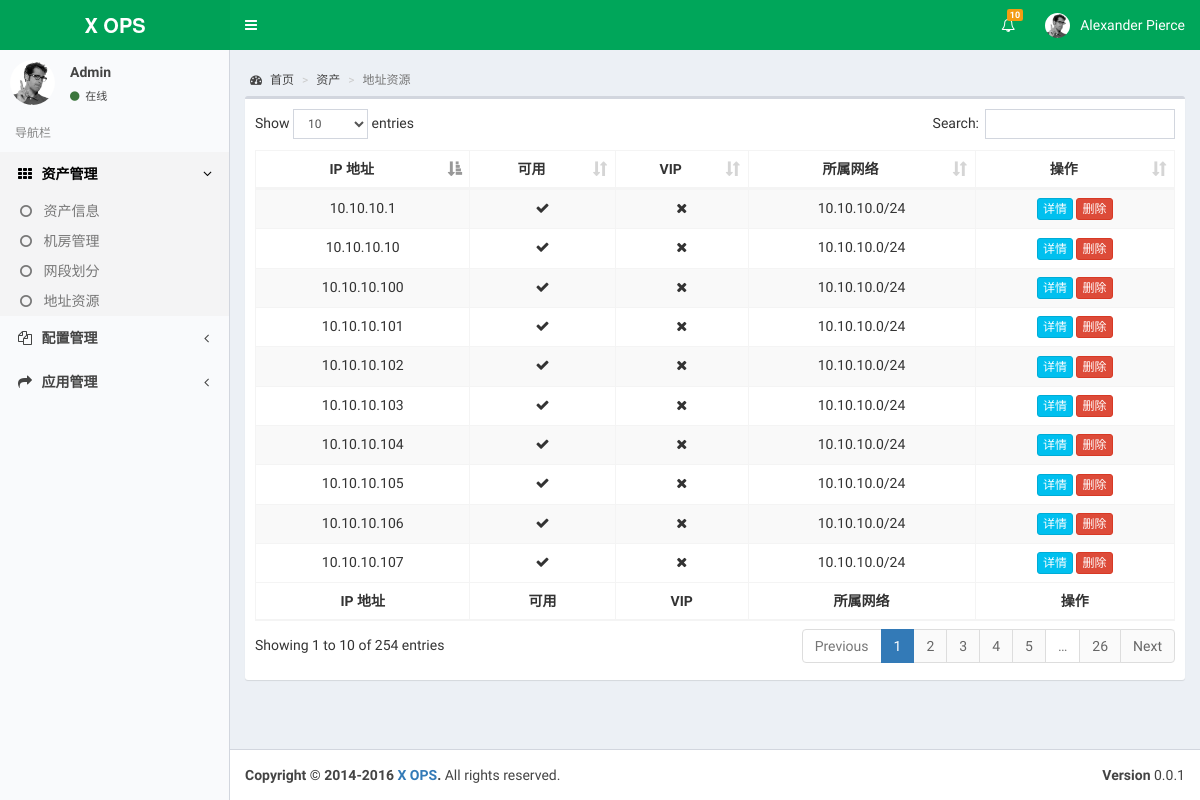
/address, run on an earlier commit of the app's database.
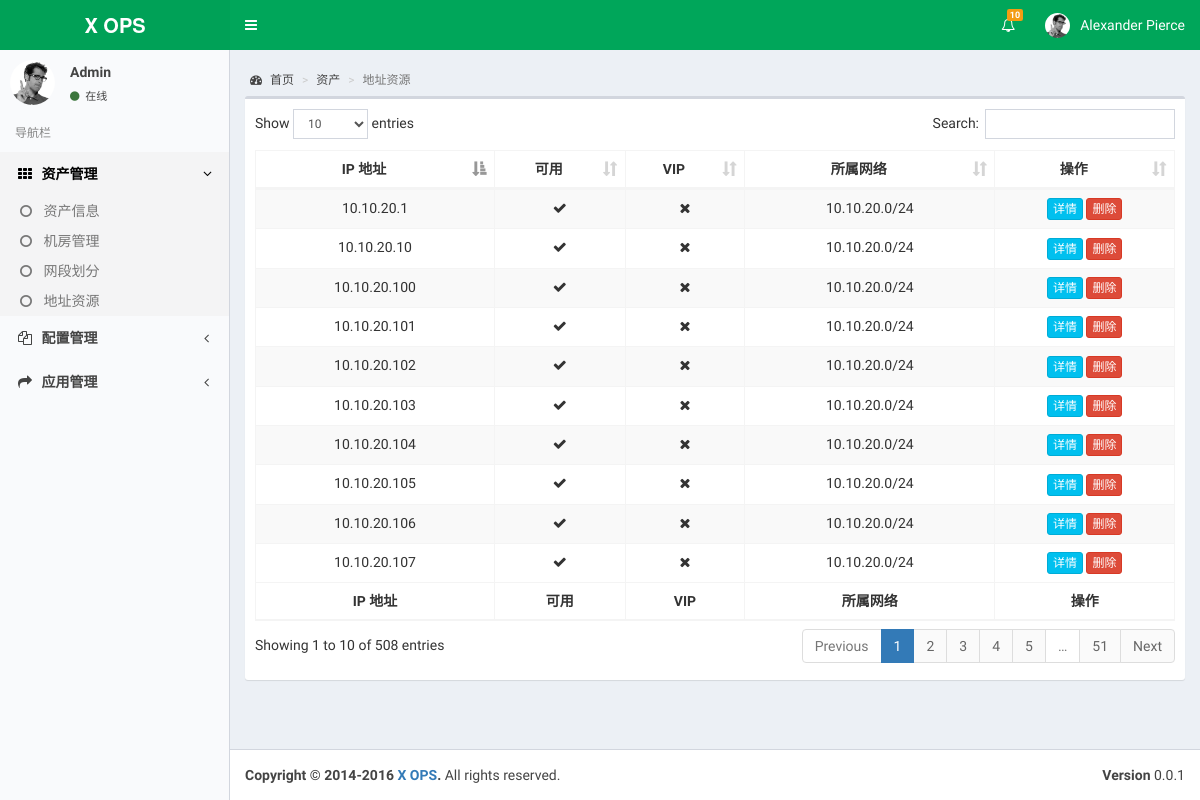
And on a later commit of the database.
### cmdb/models.py (models this page shows, shortened)
class IpAddress(models.Model):
    ip_address = models.CharField('IP地址', max_length=20)
    network = models.ForeignKey(Network)
    is_vip = models.BooleanField('是否是vip', default=False)
    class Meta:
        verbose_name = 'IP地址'
        verbose_name_plural = verbose_name
        ordering = ['-ip_address']
    @property
    def is_used(self):
        if self.asset_set.count() == 1:
            return True
        else:
            return False
    def __unicode__(self):
        return self.ip_address
    __str__ = __unicode__

class Network(models.Model):
    usage = models.CharField('用途', max_length=100)
    subnet = models.CharField('子网', max_length=20)
    netmask = models.PositiveSmallIntegerField('网络掩码')
    idc = models.ForeignKey(Idc)
    date = models.DateTimeField('添加时间', auto_now=True)
    class Meta:
        verbose_name = '网络'
        verbose_name_plural = verbose_name
    def __unicode__(self):
        return "%s/%d" % (self.subnet, self.netmask)
    __str__ = __unicode__

### cmdb/views.py (the view)
# urls.py: url(r'^address$', views.IpAddressListView.as_view(), name='address'),
class IpAddressListView(ListView):
    model = models.IpAddress
    context_object_name = 'addresses'
    template_name = 'cmdb/address.html'

### cmdb/templates/cmdb/address.html (shortened to what this page needs)
{% extends 'base.html' %}
{% block custom_css %}
<link rel="stylesheet" href="/static/css/dataTables.bootstrap.min.css">
{% endblock %}
{% block content %}
  <div class="content-wrapper">
    <section class="content-header">
      <ol class="breadcrumb">
        <li><a href="{% url 'cmdb:index' %}"><i class="fa fa-dashboard"></i> 首页</a></li>
        <li><a href="{% url 'cmdb:asset' %}">资产</a></li>
        <li class="active">地址资源</li>
      </ol>
    </section>
    <section class="content">
      <div class="row">
        <div class="col-xs-12">
        <div class="box">
            <div class="box-body">
                <table id="address-table" class="table table-bordered table-striped">
                    <thead>
                    <tr>
                      <th class="text-center">IP 地址</th>
                      <th class="text-center">可用</th>
                      <th class="text-center">VIP</th>
                      <th class="text-center">所属网络</th>
                      <th class="text-center">操作</th>
                    </tr>
                    </thead>
                    <tbody>
                    {% for address in addresses %}
                      <tr class="text-center">
                        <td>{{ address.ip_address }}</td>
                        <td><span class="fa {% if address.is_used %}fa-close{% else %}fa-check{% endif %}"></span></td>
                        <td><span class="fa {% if address.is_vip %}fa-check{% else %}fa-close{% endif %}"></span></td>
                        <td>{{ address.network }}</td>
                        <td>
                            <a href="#" class="btn btn-xs btn-info">详情</a>
                            <a href="#" class="btn btn-xs btn-danger">删除</a>
                        </td>
                      </tr>
                    {% endfor %}
                    </tbody>
                    <tfoot>
                    <tr>
                      <th class="text-center">IP 地址</th>
                      <th class="text-center">可用</th>
                      <th class="text-center">VIP</th>
                      <th class="text-center">所属网络</th>
                      <th class="text-center">操作</th>
                    </tr>
                    </tfoot>
                  </table>
            </div>
          </div>
        </div>
        </div>
    </section>
  </div>
{% endblock %}

What changed in the data, as far as the page shows it:
removed IpAddress: ip_address "10.10.10.107", is_vip False (drawn), network "10.10.10.0/24"
removed IpAddress: ip_address "10.10.10.106", is_vip False (drawn), network "10.10.10.0/24"
removed IpAddress: ip_address "10.10.10.105", is_vip False (drawn), network "10.10.10.0/24"
removed IpAddress: ip_address "10.10.10.104", is_vip False (drawn), network "10.10.10.0/24"
removed IpAddress: ip_address "10.10.10.103", is_vip False (drawn), network "10.10.10.0/24"
removed IpAddress: ip_address "10.10.10.102", is_vip False (drawn), network "10.10.10.0/24"
removed IpAddress: ip_address "10.10.10.101", is_vip False (drawn), network "10.10.10.0/24"
removed IpAddress: ip_address "10.10.10.100", is_vip False (drawn), network "10.10.10.0/24"
removed IpAddress: ip_address "10.10.10.10", is_vip False (drawn), network "10.10.10.0/24"
removed IpAddress: ip_address "10.10.10.1", is_vip False (drawn), network "10.10.10.0/24"
added IpAddress: ip_address "10.10.20.107", is_vip False (drawn), network "10.10.20.0/24"
added IpAddress: ip_address "10.10.20.106", is_vip False (drawn), network "10.10.20.0/24"
added IpAddress: ip_address "10.10.20.105", is_vip False (drawn), network "10.10.20.0/24"
added IpAddress: ip_address "10.10.20.104", is_vip False (drawn), network "10.10.20.0/24"
added IpAddress: ip_address "10.10.20.103", is_vip False (drawn), network "10.10.20.0/24"
added IpAddress: ip_address "10.10.20.102", is_vip False (drawn), network "10.10.20.0/24"
added IpAddress: ip_address "10.10.20.101", is_vip False (drawn), network "10.10.20.0/24"
added IpAddress: ip_address "10.10.20.100", is_vip False (drawn), network "10.10.20.0/24"
added IpAddress: ip_address "10.10.20.10", is_vip False (drawn), network "10.10.20.0/24"
added IpAddress: ip_address "10.10.20.1", is_vip False (drawn), network "10.10.20.0/24"
Also different on the page:
text written by a page script: "Show entries Search: Showing 1 to 10 of 254 entries Previous 1 2 3 4 5 … 26 Next" → "Show entries Search: Showing 1 to 10 of 508 entries Previous 1 2 3 4 5 … 51 Next"
